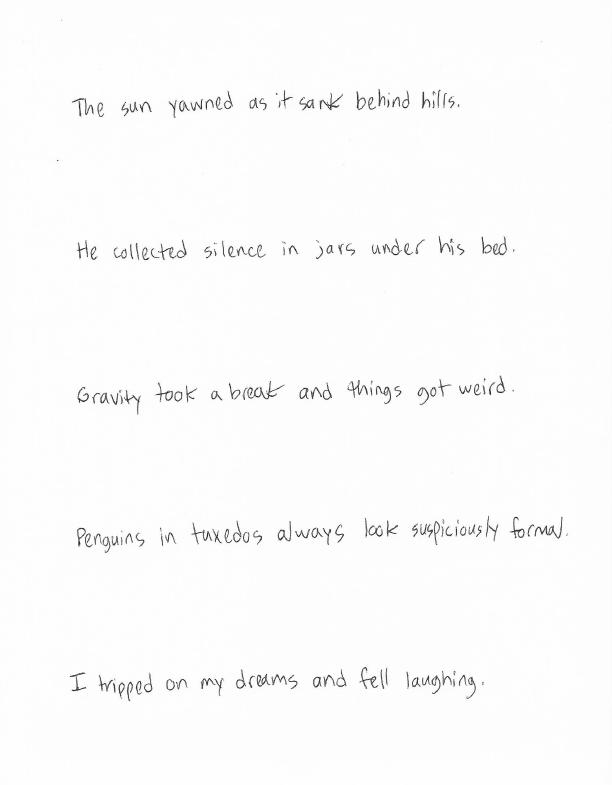
#> input picture dataset/style_alyajouri/raw_sentence_sheets/alyajouri_10.jpeg, 612 x 785 px, given in place of alyajouri_sentence_1.png, which was not available
$ python sample_preprocessor.py
#> lines starting #> are read from the running program, lines starting #| are printed output that depends on the picture; pictures that were not available may be replaced by others from this repository, and a replacement may not be noted
### src/common.py
# Filename: common.py
# Programmer(s): Abdurrahman Alyajouri
# Date: 4/25/2025
# Purpose: The purpose of this file is to provide commonly used functions and data structures
#          throughout this project.

total_sentences = 200
sheet_resolution = (784, 612)

people = [
    "alyajouri",
    "scalzone",
    "brodowicz",
    "le"
]

def get_input_path(person, id):
    return f"../dataset/style_{person}/raw_sentence_sheets/{person}_{id}.jpeg"

def get_output_path(person, id):
    return f"../dataset/style_{person}/processed_sentences/{person}_sentence_{id}.png"

### src/sample_preprocessor.py
# Filename: sample_preprocessor.py
# Programmer(s): Abdurrahman Alyajouri
# Date: 4/22/2025
# Purpose: The purpose of this program is to preprocess a sentence image sample
#          to clean up noise as best as possible, desaturate the image, and more,
#          in order to feed the neural network models only absolutely necessary information.

import os
import numpy as np
import skimage.io as io
from skimage import transform
from skimage.color import rgb2gray
from skimage.util import img_as_float, invert
from scipy.ndimage import center_of_mass, shift

# in house libs
from common import get_output_path, people, total_sentences

def process(person, id):
#> called with person = 'alyajouri', id = 1
    img = invert(img_as_float(rgb2gray(io.imread(get_output_path(person, id)))))
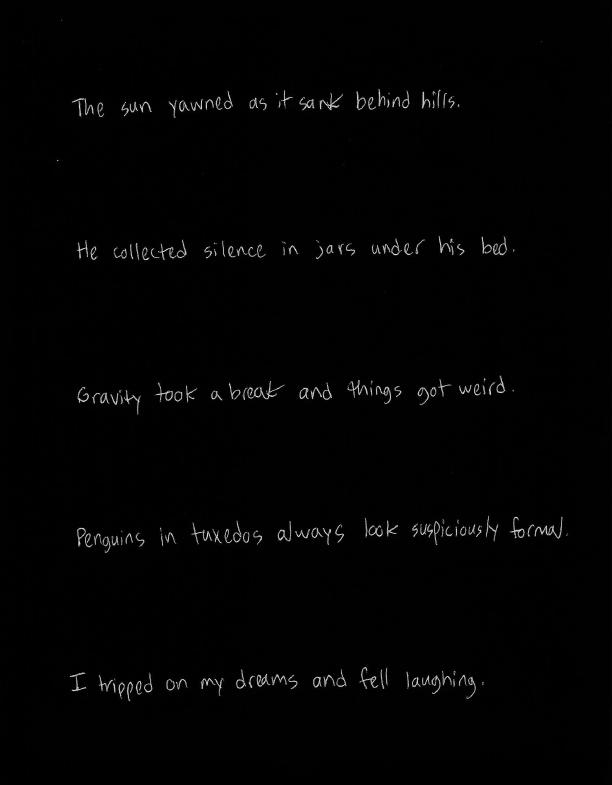
#> img: shape (785, 612) float64; min 0, max 0.945, mean 0.0151

    # force pixel values below a 'threshold' to be zero, this clears up alot of visible noise
    # from the scanned samples.
    threshold = 0.0
    img[img < threshold] = 0

    # center image contents based on the pixel coordinates of the "center of mass".
    com = center_of_mass(img)
#> com = (399.1, 305)
    shift_vector = (np.array(img.shape) / 2) - np.array(com)
#> shift_vector = [-6.59, 0.976]
    centered_img = shift(img, shift=shift_vector, order=0, mode='constant', cval=0.0)
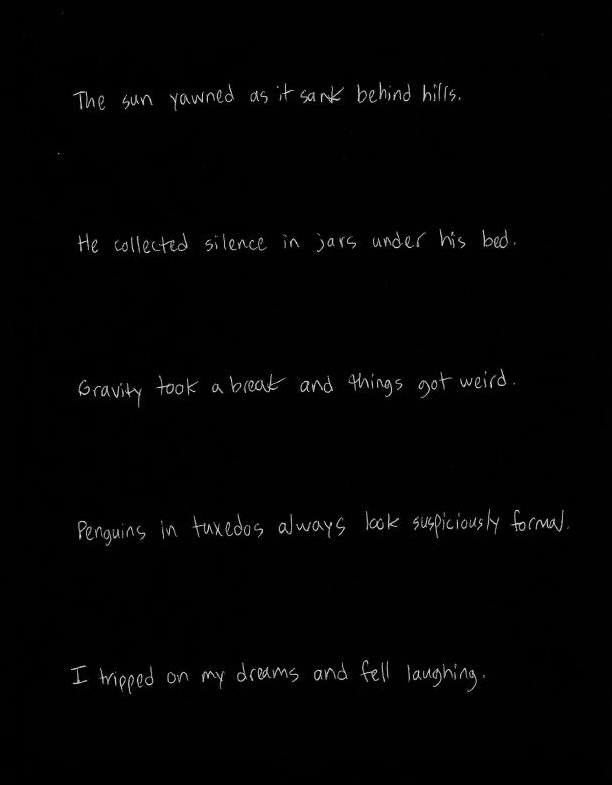
#> centered_img: shape (785, 612) float64; min 0, max 0.945, mean 0.015
    centered_img = (centered_img * (2**8 - 1)).astype(np.uint8)
    io.imsave(get_output_path(person, id), centered_img)

def main():
    for person in people:
        for i in range(total_sentences):
            process(person, i + 1)

if __name__ == "__main__":
#> (the run stopped early here; a loop or call above may not have finished)
